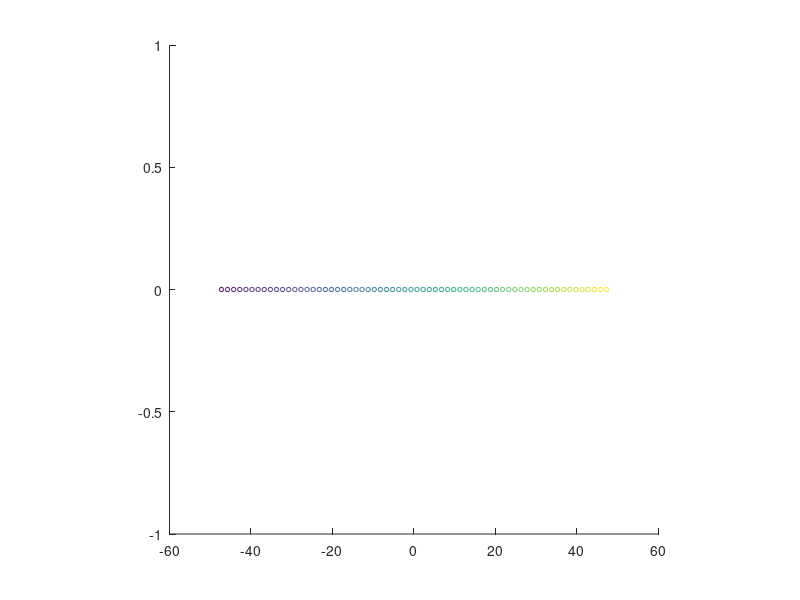

Write MATLAB code to recreate this figure. (Note: this script raises an error after producing the figure.)
clear all

Trans.name = 'Imasonic_1MHz_1D'; 
Trans.units = 'mm';
Trans.id = -1;
Trans.frequency = 1;
Trans.Bandwidth = [0.5*Trans.frequency,1.5*Trans.frequency];
Trans.type = 0;
Trans.numelements = 64;

%% ----------- Generate Element Coordinates -------------
Trans.spacingMm = 1.5; %mm
interElementSpacing = 0.3; %mm
Trans.elementWidth = Trans.spacingMm - interElementSpacing; % mm

Trans.ElementPos = zeros(Trans.numelements,5);
Trans.ElementPos(:,1) = (0:(Trans.numelements-1))*Trans.spacingMm;
Trans.ElementPos = Trans.ElementPos - mean(Trans.ElementPos);
scatter(Trans.ElementPos(:,1),Trans.ElementPos(:,2),10,1:64)
pbaspect([1 1 1])

c_water = 1481;
c_aliminium = 6320; % m/s
lambda_mm = c_water*1e3/(Trans.frequency*1e6);

% Default (not correct)
Trans.ElementSens = BeamPattern(Trans.elementWidth*1e-3,lambda_mm*1e-3);

%% Voltage Parameters

Trans.maxHighVoltage = 96;  % maxVpp/2

% ------------- Impedence Measurement -----------------------
Trans.impedance = 23 - 266i;

Trans.ConnectES = 1:Trans.numelements;
Trans.connType = -1; % automatically detect UTA Module type

% Save all the structures to a .mat file.
savedir = 'C:\Users\verasonics\Documents\Vantage-4.8.4-2305101400\Verasonics-Tatsuki\';
save(strcat(savedir,'Trans_1MHz_64_Linear')); 
